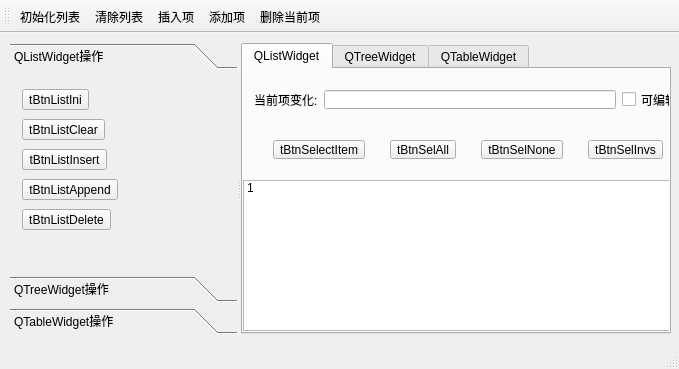
<?xml version="1.0" encoding="UTF-8"?>
<ui version="4.0">
 <class>MainWindow</class>
 <widget class="QMainWindow" name="MainWindow">
  <property name="geometry">
   <rect>
    <x>0</x>
    <y>0</y>
    <width>679</width>
    <height>369</height>
   </rect>
  </property>
  <property name="windowTitle">
   <string>MainWindow</string>
  </property>
  <widget class="QWidget" name="centralWidget">
   <widget class="QSplitter" name="splitter">
    <property name="geometry">
     <rect>
      <x>10</x>
      <y>10</y>
      <width>661</width>
      <height>291</height>
     </rect>
    </property>
    <property name="orientation">
     <enum>Qt::Horizontal</enum>
    </property>
    <widget class="QToolBox" name="toolBox">
     <property name="minimumSize">
      <size>
       <width>100</width>
       <height>0</height>
      </size>
     </property>
     <property name="currentIndex">
      <number>0</number>
     </property>
     <widget class="QWidget" name="page">
      <property name="geometry">
       <rect>
        <x>0</x>
        <y>0</y>
        <width>186</width>
        <height>180</height>
       </rect>
      </property>
      <attribute name="icon">
       <iconset>
        <normaloff>../samp2_4/AppIcon.icns</normaloff>../samp2_4/AppIcon.icns</iconset>
      </attribute>
      <attribute name="label">
       <string>QListWidget操作</string>
      </attribute>
      <widget class="QWidget" name="layoutWidget">
       <property name="geometry">
        <rect>
         <x>0</x>
         <y>0</y>
         <width>121</width>
         <height>171</height>
        </rect>
       </property>
       <layout class="QGridLayout" name="gridLayout_2">
        <item row="3" column="0">
         <widget class="QToolButton" name="tBtnListInsert">
          <property name="text">
           <string>tBtnListInsert</string>
          </property>
         </widget>
        </item>
        <item row="4" column="0">
         <widget class="QToolButton" name="tBtnListAppend">
          <property name="text">
           <string>tBtnListAppend</string>
          </property>
         </widget>
        </item>
        <item row="5" column="0">
         <widget class="QToolButton" name="tBtnListDelete">
          <property name="text">
           <string>tBtnListDelete</string>
          </property>
         </widget>
        </item>
        <item row="2" column="0">
         <widget class="QToolButton" name="tBtnListClear">
          <property name="text">
           <string>tBtnListClear</string>
          </property>
         </widget>
        </item>
        <item row="1" column="0">
         <widget class="QToolButton" name="tBtnListIni">
          <property name="text">
           <string>tBtnListIni</string>
          </property>
         </widget>
        </item>
       </layout>
      </widget>
     </widget>
     <widget class="QWidget" name="page_2">
      <property name="geometry">
       <rect>
        <x>0</x>
        <y>0</y>
        <width>186</width>
        <height>180</height>
       </rect>
      </property>
      <attribute name="label">
       <string>QTreeWidget操作</string>
      </attribute>
     </widget>
     <widget class="QWidget" name="page_3">
      <property name="geometry">
       <rect>
        <x>0</x>
        <y>0</y>
        <width>186</width>
        <height>180</height>
       </rect>
      </property>
      <attribute name="label">
       <string>QTableWidget操作</string>
      </attribute>
     </widget>
    </widget>
    <widget class="QTabWidget" name="tabWidget">
     <property name="tabPosition">
      <enum>QTabWidget::North</enum>
     </property>
     <property name="currentIndex">
      <number>0</number>
     </property>
     <widget class="QWidget" name="tab">
      <attribute name="title">
       <string>QListWidget</string>
      </attribute>
      <widget class="QListWidget" name="listWidget">
       <property name="geometry">
        <rect>
         <x>0</x>
         <y>111</y>
         <width>451</width>
         <height>151</height>
        </rect>
       </property>
       <property name="contextMenuPolicy">
        <enum>Qt::CustomContextMenu</enum>
       </property>
       <item>
        <property name="text">
         <string>1</string>
        </property>
       </item>
      </widget>
      <widget class="QWidget" name="gridLayoutWidget">
       <property name="geometry">
        <rect>
         <x>0</x>
         <y>10</y>
         <width>451</width>
         <height>41</height>
        </rect>
       </property>
       <layout class="QGridLayout" name="gridLayout_3">
        <item row="0" column="0">
         <widget class="QLabel" name="label">
          <property name="text">
           <string>当前项变化:</string>
          </property>
         </widget>
        </item>
        <item row="0" column="1">
         <widget class="QLineEdit" name="lineEdit"/>
        </item>
        <item row="0" column="2">
         <widget class="QCheckBox" name="chkBoxListEditable">
          <property name="text">
           <string>可编辑</string>
          </property>
         </widget>
        </item>
       </layout>
      </widget>
      <widget class="QWidget" name="gridLayoutWidget_2">
       <property name="geometry">
        <rect>
         <x>0</x>
         <y>60</y>
         <width>451</width>
         <height>41</height>
        </rect>
       </property>
       <layout class="QGridLayout" name="gridLayout_4">
        <item row="0" column="0">
         <widget class="QToolButton" name="tBtnSelectItem">
          <property name="text">
           <string>tBtnSelectItem</string>
          </property>
         </widget>
        </item>
        <item row="0" column="1">
         <widget class="QToolButton" name="btnSelAll">
          <property name="text">
           <string>tBtnSelAll</string>
          </property>
         </widget>
        </item>
        <item row="0" column="2">
         <widget class="QToolButton" name="btnSelNone">
          <property name="text">
           <string>tBtnSelNone</string>
          </property>
         </widget>
        </item>
        <item row="0" column="3">
         <widget class="QToolButton" name="btnSelInvs">
          <property name="text">
           <string>tBtnSelInvs</string>
          </property>
         </widget>
        </item>
       </layout>
      </widget>
      <zorder>listWidget</zorder>
      <zorder>gridLayoutWidget</zorder>
      <zorder>gridLayoutWidget_2</zorder>
      <zorder>listWidget</zorder>
     </widget>
     <widget class="QWidget" name="tab_2">
      <attribute name="title">
       <string>QTreeWidget</string>
      </attribute>
     </widget>
     <widget class="QWidget" name="tab_3">
      <attribute name="title">
       <string>QTableWidget</string>
      </attribute>
     </widget>
    </widget>
   </widget>
  </widget>
  <widget class="QMenuBar" name="menuBar">
   <property name="geometry">
    <rect>
     <x>0</x>
     <y>0</y>
     <width>679</width>
     <height>22</height>
    </rect>
   </property>
  </widget>
  <widget class="QToolBar" name="mainToolBar">
   <attribute name="toolBarArea">
    <enum>TopToolBarArea</enum>
   </attribute>
   <attribute name="toolBarBreak">
    <bool>false</bool>
   </attribute>
   <addaction name="actListIni"/>
   <addaction name="actListClear"/>
   <addaction name="actListInsert"/>
   <addaction name="actListAppend"/>
   <addaction name="actListDelete"/>
  </widget>
  <widget class="QStatusBar" name="statusBar"/>
  <action name="actListIni">
   <property name="text">
    <string>初始化列表</string>
   </property>
   <property name="toolTip">
    <string>初始化列表</string>
   </property>
   <property name="shortcut">
    <string>Ctrl+I</string>
   </property>
  </action>
  <action name="actListInsert">
   <property name="text">
    <string>插入项</string>
   </property>
   <property name="toolTip">
    <string>插入项</string>
   </property>
   <property name="shortcut">
    <string>Ctrl+S</string>
   </property>
  </action>
  <action name="actListClear">
   <property name="text">
    <string>清除列表</string>
   </property>
   <property name="toolTip">
    <string>清除列表</string>
   </property>
  </action>
  <action name="actListAppend">
   <property name="text">
    <string>添加项</string>
   </property>
   <property name="toolTip">
    <string>添加项</string>
   </property>
   <property name="shortcut">
    <string>Ctrl+A</string>
   </property>
  </action>
  <action name="actListDelete">
   <property name="text">
    <string>删除当前项</string>
   </property>
   <property name="toolTip">
    <string>删除项</string>
   </property>
   <property name="shortcut">
    <string>Backspace</string>
   </property>
  </action>
  <action name="actSelAll">
   <property name="text">
    <string>全选</string>
   </property>
   <property name="toolTip">
    <string>全选</string>
   </property>
  </action>
  <action name="actSelNone">
   <property name="text">
    <string>全不选</string>
   </property>
   <property name="toolTip">
    <string>全不选</string>
   </property>
  </action>
  <action name="actSelInvs">
   <property name="text">
    <string>反选</string>
   </property>
   <property name="toolTip">
    <string>反选</string>
   </property>
  </action>
  <action name="actQuit">
   <property name="text">
    <string>退出</string>
   </property>
   <property name="toolTip">
    <string>退出程序</string>
   </property>
  </action>
  <action name="actSelPopMenu">
   <property name="text">
    <string>项选择</string>
   </property>
   <property name="toolTip">
    <string>项选择</string>
   </property>
  </action>
 </widget>
 <layoutdefault spacing="6" margin="11"/>
 <resources/>
 <connections>
  <connection>
   <sender>actSelPopMenu</sender>
   <signal>triggered()</signal>
   <receiver>actSelInvs</receiver>
   <slot>trigger()</slot>
   <hints>
    <hint type="sourcelabel">
     <x>-1</x>
     <y>-1</y>
    </hint>
    <hint type="destinationlabel">
     <x>-1</x>
     <y>-1</y>
    </hint>
   </hints>
  </connection>
  <connection>
   <sender>actQuit</sender>
   <signal>triggered()</signal>
   <receiver>MainWindow</receiver>
   <slot>close()</slot>
   <hints>
    <hint type="sourcelabel">
     <x>-1</x>
     <y>-1</y>
    </hint>
    <hint type="destinationlabel">
     <x>314</x>
     <y>184</y>
    </hint>
   </hints>
  </connection>
 </connections>
</ui>
